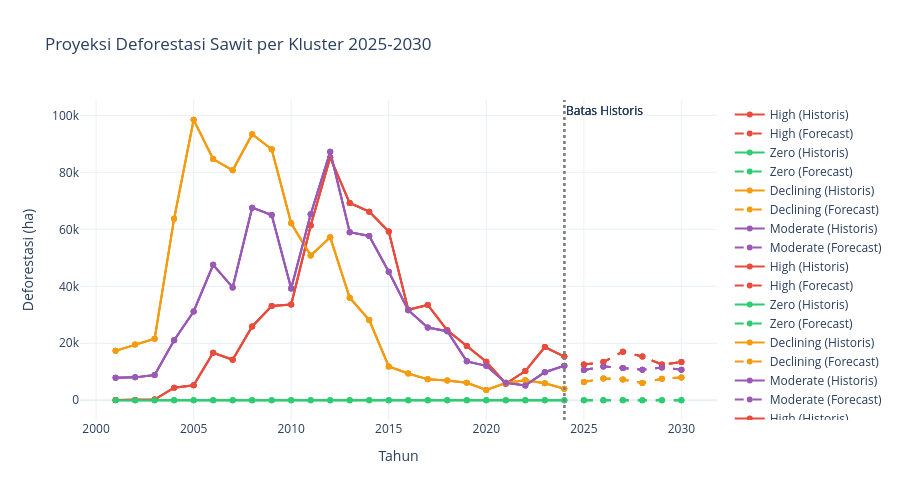

The code cell stored with this chart in its notebook:
### Code cell
future_years = list(range(2025, 2031))
for c, data in cluster_series.items():
    nama        = data['nama']
    hist_vals   = data['series'].values
    future_vals = forecast_results[c]['future_pred']
    color       = colors[c % len(colors)]

    # Historis
    fig.add_trace(go.Scatter(
        x=year_cols, y=hist_vals,
        mode='lines+markers',
        name=f'{nama} (Historis)',
        line=dict(color=color, width=2)
    ))

    # Forecast
    fig.add_trace(go.Scatter(
        x=future_years, y=future_vals,
        mode='lines+markers',
        name=f'{nama} (Forecast)',
        line=dict(color=color, dash='dash', width=2)
    ))

fig.add_vline(x=2024, line_dash='dot', line_color='gray',
              annotation_text='Batas Historis')
fig.update_layout(
    title='Proyeksi Deforestasi Sawit per Kluster 2025-2030',
    xaxis_title='Tahun',
    yaxis_title='Deforestasi (ha)',
    template='plotly_white',
    height=500
)
fig.show()

### Figure 1 — Plotly figure (JSON) as saved in the notebook; plotly's stock layout.template omitted (floating-point values rounded to 4 significant figures)
{"data": [{"line": {"color": "#e74c3c", "width": 2}, "mode": "lines+markers", "name": "High (Historis)", "type": "scatter", "x": [2001, 2002, 2003, 2004, 2005, 2006, 2007, 2008, 2009, 2010, 2011, 2012, 2013, 2014, 2015, 2016, 2017, 2018, 2019, 2020, 2021, 2022, 2023, 2024], "y": [94.04, 63.88, 221.8, 4413.0, 5260.0, 16680.0, 14220.0, 25900.0, 33070.0, 33610.0, 61370.0, 85190.0, 69230.0, 66210.0, 59250.0, 31790.0, 33470.0, 24540.0, 19060.0, 13550.0, 5797.0, 10260.0, 18660.0, 15350.0]}, {"line": {"color": "#e74c3c", "dash": "dash", "width": 2}, "mode": "lines+markers", "name": "High (Forecast)", "type": "scatter", "x": [2025, 2026, 2027, 2028, 2029, 2030], "y": [12540.0, 13400.0, 17060.0, 15350.0, 12540.0, 13400.0]}, {"line": {"color": "#2ecc71", "width": 2}, "mode": "lines+markers", "name": "Zero (Historis)", "type": "scatter", "x": [2001, 2002, 2003, 2004, 2005, 2006, 2007, 2008, 2009, 2010, 2011, 2012, 2013, 2014, 2015, 2016, 2017, 2018, 2019, 2020, 2021, 2022, 2023, 2024], "y": [0.0, 0.0, 0.0, 0.0, 0.0, 0.0, 0.0, 0.0, 0.0, 0.0, 0.0, 0.0, 0.0, 0.0, 0.0, 0.0, 0.0, 0.0, 0.0, 0.0, 0.0, 0.0, 0.0, 0.0]}, {"line": {"color": "#2ecc71", "dash": "dash", "width": 2}, "mode": "lines+markers", "name": "Zero (Forecast)", "type": "scatter", "x": [2025, 2026, 2027, 2028, 2029, 2030], "y": [0.0, 0.0, 0.0, 0.0, 0.0, 0.0]}, {"line": {"color": "#f39c12", "width": 2}, "mode": "lines+markers", "name": "Declining (Historis)", "type": "scatter", "x": [2001, 2002, 2003, 2004, 2005, 2006, 2007, 2008, 2009, 2010, 2011, 2012, 2013, 2014, 2015, 2016, 2017, 2018, 2019, 2020, 2021, 2022, 2023, 2024], "y": [17340.0, 19560.0, 21580.0, 63730.0, 98460.0, 84650.0, 80720.0, 93390.0, 88100.0, 62130.0, 50780.0, 57180.0, 36000.0, 28170.0, 11850.0, 9388.0, 7335.0, 6933.0, 6147.0, 3621.0, 6044.0, 7013.0, 5942.0, 4032.0]}, {"line": {"color": "#f39c12", "dash": "dash", "width": 2}, "mode": "lines+markers", "name": "Declining (Forecast)", "type": "scatter", "x": [2025, 2026, 2027, 2028, 2029, 2030], "y": [6404.0, 7661.0, 7286.0, 6088.0, 7523.0, 8006.0]}, {"line": {"color": "#9b59b6", "width": 2}, "mode": "lines+markers", "name": "Moderate (Historis)", "type": "scatter", "x": [2001, 2002, 2003, 2004, 2005, 2006, 2007, 2008, 2009, 2010, 2011, 2012, 2013, 2014, 2015, 2016, 2017, 2018, 2019, 2020, 2021, 2022, 2023, 2024], "y": [7887.0, 8032.0, 8824.0, 21090.0, 31150.0, 47560.0, 39610.0, 67610.0, 65010.0, 39250.0, 65260.0, 87230.0, 59000.0, 57660.0, 45080.0, 31620.0, 25550.0, 24230.0, 13650.0, 12070.0, 6133.0, 5219.0, 9848.0, 12120.0]}, {"line": {"color": "#9b59b6", "dash": "dash", "width": 2}, "mode": "lines+markers", "name": "Moderate (Forecast)", "type": "scatter", "x": [2025, 2026, 2027, 2028, 2029, 2030], "y": [10610.0, 11880.0, 11330.0, 10680.0, 11510.0, 10750.0]}, {"line": {"color": "#e74c3c", "width": 2}, "mode": "lines+markers", "name": "High (Historis)", "type": "scatter", "x": [2001, 2002, 2003, 2004, 2005, 2006, 2007, 2008, 2009, 2010, 2011, 2012, 2013, 2014, 2015, 2016, 2017, 2018, 2019, 2020, 2021, 2022, 2023, 2024], "y": [94.04, 63.88, 221.8, 4413.0, 5260.0, 16680.0, 14220.0, 25900.0, 33070.0, 33610.0, 61370.0, 85190.0, 69230.0, 66210.0, 59250.0, 31790.0, 33470.0, 24540.0, 19060.0, 13550.0, 5797.0, 10260.0, 18660.0, 15350.0]}, {"line": {"color": "#e74c3c", "dash": "dash", "width": 2}, "mode": "lines+markers", "name": "High (Forecast)", "type": "scatter", "x": [2025, 2026, 2027, 2028, 2029, 2030], "y": [12540.0, 13400.0, 17060.0, 15350.0, 12540.0, 13400.0]}, {"line": {"color": "#2ecc71", "width": 2}, "mode": "lines+markers", "name": "Zero (Historis)", "type": "scatter", "x": [2001, 2002, 2003, 2004, 2005, 2006, 2007, 2008, 2009, 2010, 2011, 2012, 2013, 2014, 2015, 2016, 2017, 2018, 2019, 2020, 2021, 2022, 2023, 2024], "y": [0.0, 0.0, 0.0, 0.0, 0.0, 0.0, 0.0, 0.0, 0.0, 0.0, 0.0, 0.0, 0.0, 0.0, 0.0, 0.0, 0.0, 0.0, 0.0, 0.0, 0.0, 0.0, 0.0, 0.0]}, {"line": {"color": "#2ecc71", "dash": "dash", "width": 2}, "mode": "lines+markers", "name": "Zero (Forecast)", "type": "scatter", "x": [2025, 2026, 2027, 2028, 2029, 2030], "y": [0.0, 0.0, 0.0, 0.0, 0.0, 0.0]}, {"line": {"color": "#f39c12", "width": 2}, "mode": "lines+markers", "name": "Declining (Historis)", "type": "scatter", "x": [2001, 2002, 2003, 2004, 2005, 2006, 2007, 2008, 2009, 2010, 2011, 2012, 2013, 2014, 2015, 2016, 2017, 2018, 2019, 2020, 2021, 2022, 2023, 2024], "y": [17340.0, 19560.0, 21580.0, 63730.0, 98460.0, 84650.0, 80720.0, 93390.0, 88100.0, 62130.0, 50780.0, 57180.0, 36000.0, 28170.0, 11850.0, 9388.0, 7335.0, 6933.0, 6147.0, 3621.0, 6044.0, 7013.0, 5942.0, 4032.0]}, {"line": {"color": "#f39c12", "dash": "dash", "width": 2}, "mode": "lines+markers", "name": "Declining (Forecast)", "type": "scatter", "x": [2025, 2026, 2027, 2028, 2029, 2030], "y": [6404.0, 7661.0, 7286.0, 6088.0, 7523.0, 8006.0]}, {"line": {"color": "#9b59b6", "width": 2}, "mode": "lines+markers", "name": "Moderate (Historis)", "type": "scatter", "x": [2001, 2002, 2003, 2004, 2005, 2006, 2007, 2008, 2009, 2010, 2011, 2012, 2013, 2014, 2015, 2016, 2017, 2018, 2019, 2020, 2021, 2022, 2023, 2024], "y": [7887.0, 8032.0, 8824.0, 21090.0, 31150.0, 47560.0, 39610.0, 67610.0, 65010.0, 39250.0, 65260.0, 87230.0, 59000.0, 57660.0, 45080.0, 31620.0, 25550.0, 24230.0, 13650.0, 12070.0, 6133.0, 5219.0, 9848.0, 12120.0]}, {"line": {"color": "#9b59b6", "dash": "dash", "width": 2}, "mode": "lines+markers", "name": "Moderate (Forecast)", "type": "scatter", "x": [2025, 2026, 2027, 2028, 2029, 2030], "y": [10610.0, 11880.0, 11330.0, 10680.0, 11510.0, 10750.0]}, {"line": {"color": "#e74c3c", "width": 2}, "mode": "lines+markers", "name": "High (Historis)", "type": "scatter", "x": [2001, 2002, 2003, 2004, 2005, 2006, 2007, 2008, 2009, 2010, 2011, 2012, 2013, 2014, 2015, 2016, 2017, 2018, 2019, 2020, 2021, 2022, 2023, 2024], "y": [94.04, 63.88, 221.8, 4413.0, 5260.0, 16680.0, 14220.0, 25900.0, 33070.0, 33610.0, 61370.0, 85190.0, 69230.0, 66210.0, 59250.0, 31790.0, 33470.0, 24540.0, 19060.0, 13550.0, 5797.0, 10260.0, 18660.0, 15350.0]}, {"line": {"color": "#e74c3c", "dash": "dash", "width": 2}, "mode": "lines+markers", "name": "High (Forecast)", "type": "scatter", "x": [2025, 2026, 2027, 2028, 2029, 2030], "y": [12540.0, 13400.0, 17060.0, 15350.0, 12540.0, 13400.0]}, {"line": {"color": "#2ecc71", "width": 2}, "mode": "lines+markers", "name": "Zero (Historis)", "type": "scatter", "x": [2001, 2002, 2003, 2004, 2005, 2006, 2007, 2008, 2009, 2010, 2011, 2012, 2013, 2014, 2015, 2016, 2017, 2018, 2019, 2020, 2021, 2022, 2023, 2024], "y": [0.0, 0.0, 0.0, 0.0, 0.0, 0.0, 0.0, 0.0, 0.0, 0.0, 0.0, 0.0, 0.0, 0.0, 0.0, 0.0, 0.0, 0.0, 0.0, 0.0, 0.0, 0.0, 0.0, 0.0]}, {"line": {"color": "#2ecc71", "dash": "dash", "width": 2}, "mode": "lines+markers", "name": "Zero (Forecast)", "type": "scatter", "x": [2025, 2026, 2027, 2028, 2029, 2030], "y": [0.0, 0.0, 0.0, 0.0, 0.0, 0.0]}, {"line": {"color": "#f39c12", "width": 2}, "mode": "lines+markers", "name": "Declining (Historis)", "type": "scatter", "x": [2001, 2002, 2003, 2004, 2005, 2006, 2007, 2008, 2009, 2010, 2011, 2012, 2013, 2014, 2015, 2016, 2017, 2018, 2019, 2020, 2021, 2022, 2023, 2024], "y": [17340.0, 19560.0, 21580.0, 63730.0, 98460.0, 84650.0, 80720.0, 93390.0, 88100.0, 62130.0, 50780.0, 57180.0, 36000.0, 28170.0, 11850.0, 9388.0, 7335.0, 6933.0, 6147.0, 3621.0, 6044.0, 7013.0, 5942.0, 4032.0]}, {"line": {"color": "#f39c12", "dash": "dash", "width": 2}, "mode": "lines+markers", "name": "Declining (Forecast)", "type": "scatter", "x": [2025, 2026, 2027, 2028, 2029, 2030], "y": [6404.0, 7661.0, 7286.0, 6088.0, 7523.0, 8006.0]}, {"line": {"color": "#9b59b6", "width": 2}, "mode": "lines+markers", "name": "Moderate (Historis)", "type": "scatter", "x": [2001, 2002, 2003, 2004, 2005, 2006, 2007, 2008, 2009, 2010, 2011, 2012, 2013, 2014, 2015, 2016, 2017, 2018, 2019, 2020, 2021, 2022, 2023, 2024], "y": [7887.0, 8032.0, 8824.0, 21090.0, 31150.0, 47560.0, 39610.0, 67610.0, 65010.0, 39250.0, 65260.0, 87230.0, 59000.0, 57660.0, 45080.0, 31620.0, 25550.0, 24230.0, 13650.0, 12070.0, 6133.0, 5219.0, 9848.0, 12120.0]}, {"line": {"color": "#9b59b6", "dash": "dash", "width": 2}, "mode": "lines+markers", "name": "Moderate (Forecast)", "type": "scatter", "x": [2025, 2026, 2027, 2028, 2029, 2030], "y": [10610.0, 11880.0, 11330.0, 10680.0, 11510.0, 10750.0]}], "layout": {"annotations": [{"showarrow": false, "text": "Batas Historis", "x": 2024, "xanchor": "left", "xref": "x", "y": 1, "yanchor": "top", "yref": "y domain"}, {"showarrow": false, "text": "Batas Historis", "x": 2024, "xanchor": "left", "xref": "x", "y": 1, "yanchor": "top", "yref": "y domain"}, {"showarrow": false, "text": "Batas Historis", "x": 2024, "xanchor": "left", "xref": "x", "y": 1, "yanchor": "top", "yref": "y domain"}], "height": 500, "shapes": [{"line": {"color": "gray", "dash": "dot"}, "type": "line", "x0": 2024, "x1": 2024, "xref": "x", "y0": 0, "y1": 1, "yref": "y domain"}, {"line": {"color": "gray", "dash": "dot"}, "type": "line", "x0": 2024, "x1": 2024, "xref": "x", "y0": 0, "y1": 1, "yref": "y domain"}, {"line": {"color": "gray", "dash": "dot"}, "type": "line", "x0": 2024, "x1": 2024, "xref": "x", "y0": 0, "y1": 1, "yref": "y domain"}], "title": {"text": "Proyeksi Deforestasi Sawit per Kluster 2025-2030"}, "xaxis": {"title": {"text": "Tahun"}}, "yaxis": {"title": {"text": "Deforestasi (ha)"}}}}
